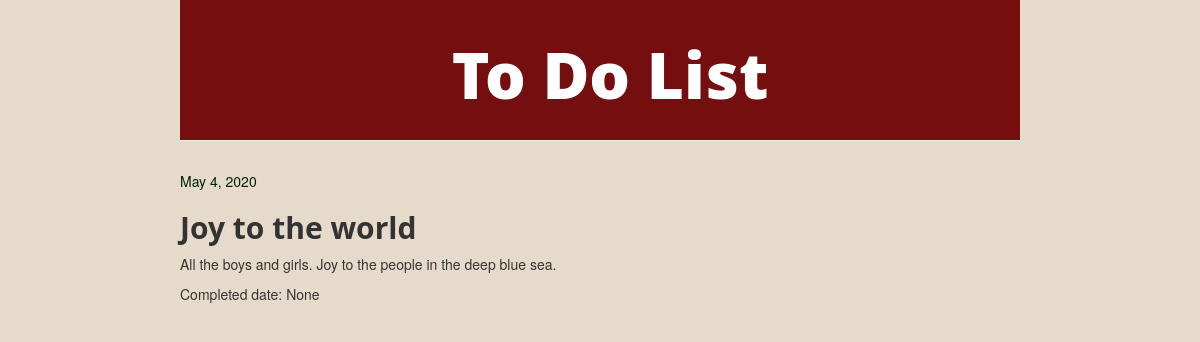
The app's page /task/18/ with its own data.
### todoapp/models.py (models this page shows, shortened)
class Task(models.Model):
    posted_by = models.ForeignKey(settings.AUTH_USER_MODEL, on_delete=models.CASCADE, null=True)
    task_title = models.CharField(max_length=100)
    task_text = models.TextField()
    posted_date = models.DateField(default=timezone.now)
    checkbox = models.BooleanField(default=False)
    completed_date = models.DateField(blank=True, null=True)

### todoapp/views.py (the view)
# urls.py: path('task/<int:pk>/', views.task_detail, name='task_detail'),
def task_detail(request, pk):
    task = get_object_or_404(Task, pk=pk)
    return render(request, 'todoapp/task_detail.html', {'task':task})

### todoapp/templates/todoapp/task_detail.html (shortened to what this page needs)
{% extends 'todoapp/base.html' %}
{% block content %}
    <div class="post">
        {% if task.posted_date %}
            <div class="date">
                {{ task.posted_date }}
            </div>
        {% endif %}
        <h2>{{ task.task_title }}</h2>
        <p>{{ task.task_text|linebreaksbr }}</p>
        <p>Completed date: {{ task.completed_date }}</p>
    </div>
{% endblock %}

### todoapp/static/css/todo.css (style rules this page uses)
body { padding-left: 180px; padding-right: 180px; background-color: rgb(230, 219, 203); }
h1, h2, h3, h4 { font-family: 'Open Sans'; font-weight: bold; }
.date { color: #032205; }

### records on screen
Task: posted_date "May 4, 2020", task_title "Joy to the world", task_text "All the boys and girls. Joy to the people in the deep blue sea.", completed_date "None"
